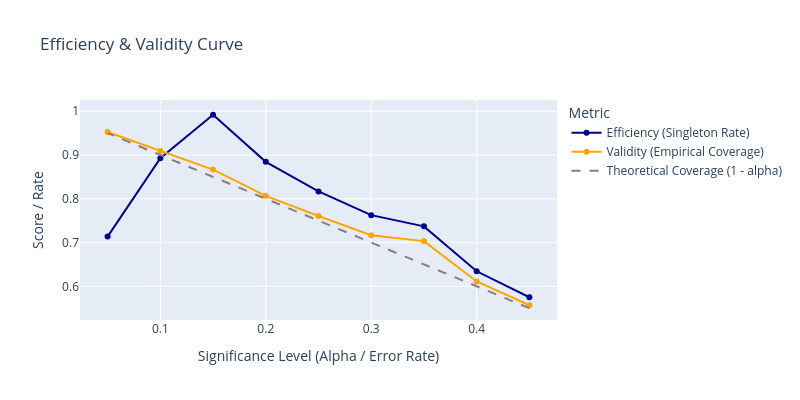

The code cell stored with this chart in its notebook:
### Code cell
efficiency_curve(clf, X_test, y_test)

### Figure 1 — Plotly figure (JSON) as saved in the notebook; plotly's stock layout.template omitted (floating-point values rounded to 4 significant figures)
{"data": [{"hovertemplate": "%{y:.2f}", "line": {"color": "darkblue"}, "mode": "lines+markers", "name": "Efficiency (Singleton Rate)", "type": "scatter", "x": [0.45, 0.4, 0.35, 0.3, 0.25, 0.2, 0.15, 0.1, 0.05], "y": [0.575, 0.6343, 0.7369, 0.7626, 0.8167, 0.8843, 0.9919, 0.8925, 0.7137]}, {"hovertemplate": "%{y:.2f}", "line": {"color": "orange"}, "mode": "lines+markers", "name": "Validity (Empirical Coverage)", "type": "scatter", "x": [0.45, 0.4, 0.35, 0.3, 0.25, 0.2, 0.15, 0.1, 0.05], "y": [0.5567, 0.6112, 0.7033, 0.7169, 0.7605, 0.8066, 0.8666, 0.9093, 0.9524]}, {"hovertemplate": "%{y:.2f}", "line": {"color": "grey", "dash": "dash"}, "mode": "lines", "name": "Theoretical Coverage (1 - alpha)", "type": "scatter", "x": [0.45, 0.4, 0.35, 0.3, 0.25, 0.2, 0.15, 0.1, 0.05], "y": [0.55, 0.6, 0.65, 0.7, 0.75, 0.8, 0.85, 0.9, 0.95]}], "layout": {"height": 400, "hovermode": "x", "legend": {"title": {"text": "Metric"}}, "title": {"text": "Efficiency & Validity Curve"}, "width": 800, "xaxis": {"title": {"text": "Significance Level (Alpha / Error Rate)"}}, "yaxis": {"title": {"text": "Score / Rate"}}}}
